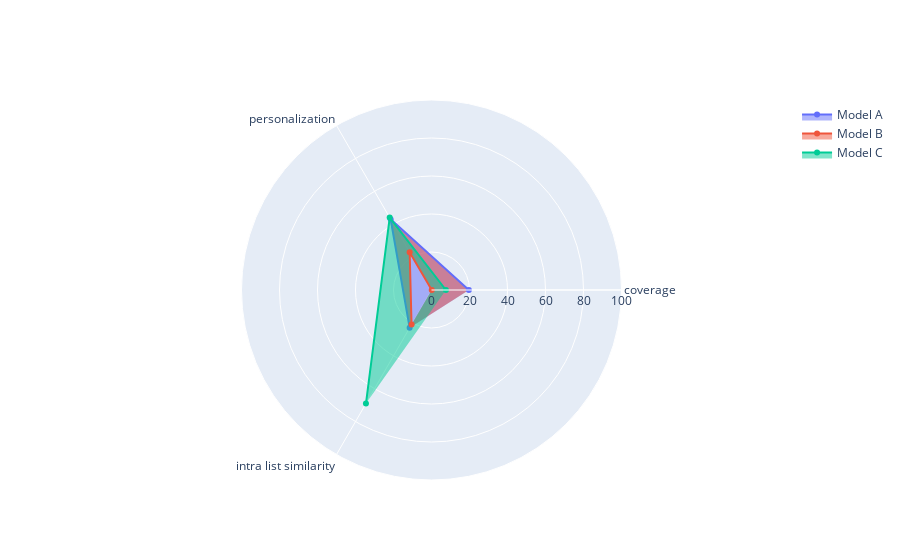

Here is the notebook cell this chart was saved with:
### Code cell
metrics_plot(model_names=['Model A', 'Model B', 'Model C'],
             coverage_scores=[19.66, 0.13, 7.59],
             personalization_scores=[0.43, 0.23, 0.44],
             intra_list_similarity_scores = [0.23, 0.21, 0.69])

### Figure 1 — Plotly figure (JSON) as saved in the notebook; plotly's stock layout.template omitted (floating-point values rounded to 4 significant figures)
{"data": [{"fill": "tonext", "name": "Model A", "r": [19.66, 43, 23], "theta": ["coverage", "personalization", "intra list similarity"], "type": "scatterpolar"}, {"fill": "tonext", "name": "Model B", "r": [0.13, 23, 21], "theta": ["coverage", "personalization", "intra list similarity"], "type": "scatterpolar"}, {"fill": "tonext", "name": "Model C", "r": [7.59, 44, 69], "theta": ["coverage", "personalization", "intra list similarity"], "type": "scatterpolar"}], "layout": {"autosize": true, "polar": {"angularaxis": {"type": "category"}, "radialaxis": {"autorange": false, "range": [0, 100], "type": "linear", "visible": true}}, "showlegend": true}}
